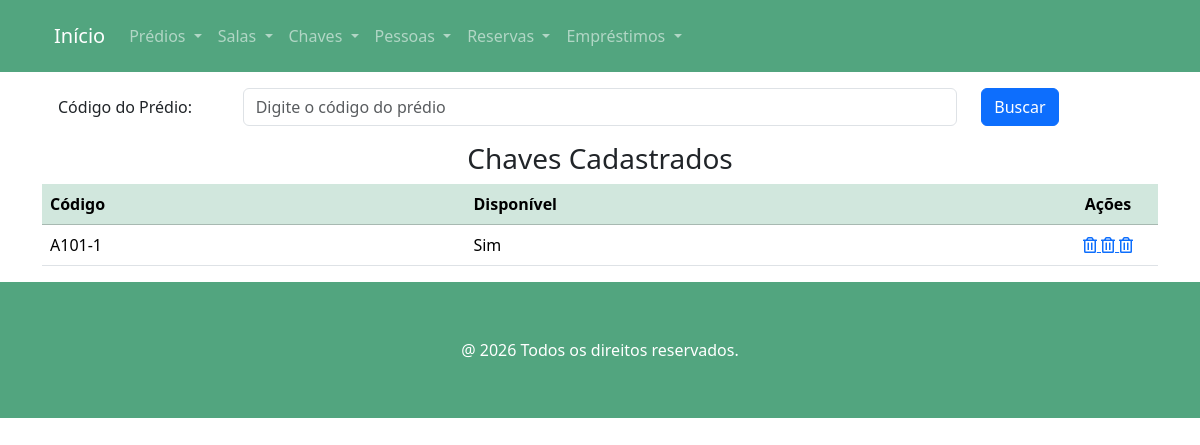
The app's page /chaves, older data.
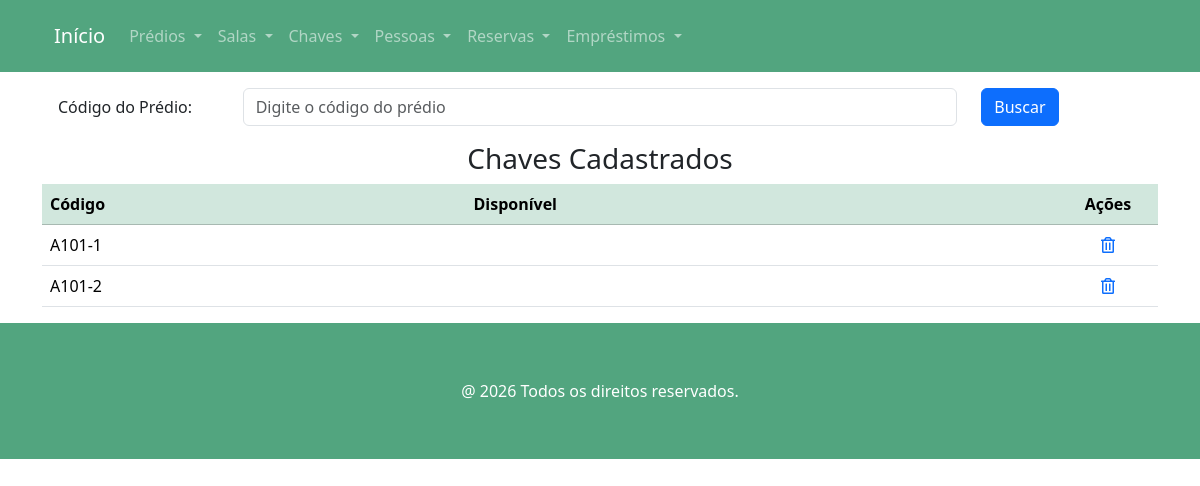
The same page, newer data.
### chave/models.py (models this page shows, shortened)
class Chave(models.Model):
    codigo = models.CharField(max_length=9, unique=True)
    numero = models.CharField("Número", max_length=3, help_text="Número da Chave", validators=[RegexValidator(regex=r'\b[0-9]{2}\b',)])
    disponivel = models.BooleanField("Disponivel", default=True)
    class Meta:
        verbose_name = "Chave"
        verbose_name_plural = "Chaves"

### chave/views.py (the view)
# urls.py: path('chaves', ChaveView.as_view(), name='chaves'),
class ChaveView(ListView):
    model = Chave
    template_name = 'chaves.html'
    def get_queryset(self):
        buscar = self.request.GET.get('buscar')
        qs = super(ChaveView, self).get_queryset()
        if buscar:
            return qs.filter(codigo__icontains=buscar)
        if qs.count() == 0:
            return messages.info(self.request,'Não existem chaves cadastrados!')
        else:
            return qs

### chave/templates/chaves.html
{%  extends 'main.html' %}
{% load django_bootstrap5 %}
{% load static %}
{% block content %}
<section class="section">
        <div class="container">
            <form action="" method="GET">
                <div class="form-group row p-3">
                    <label class="col-sm-2 col-form-label">Código do Prédio: </label>
                    <div class="col-sm-8">
                        <input class="form-control" type="text" name="buscar" value="{{ request.GET.buscar }}"
                               placeholder="Digite o código do prédio">
                    </div>
                    <div class="col-sm-2">
                        <button type="submit" class="btn btn-primary">
                            Buscar
                        </button>
                    </div>
                </div>
            </form>
        {% if object_list %}
                <div class="card-body">
                    <h3 class="text-center">Chaves Cadastrados</h3>
                    <div class="table-responsive">
                        <table class="table table-hover">
                            <thead class="table-success">
                                <th>Código</th>
                                <th>Disponível</th>
                                <th style="width: 100px; text-align: center">Ações</th>
                            </thead>
                            <tbody>
                            {% for chave in object_list %}
                                    <tr>
                                        <td>{{ chave.codigo }}</td>
                                        <td>
                                            {% if chave.disponivel %}
                                                Sim
                                            {% endif %}
                                        </td>
                                        <td style="text-align: center">
                                            <a href="{% url 'chave_apagar' chave.pk %}">
                                                <span class="icon">
                                                    <i class="far fa-trash-alt"></i>
                                                </span>
                                            </a>
                                            {% if chave.disponivel %}
                                            <a href="{% url 'emprestimo_adicionar' chave.pk %}">
                                                <span class="icon">
                                                    <i class="far fa-trash-alt"></i>
                                                </span>
                                            </a>
                                            <a href="{% url 'reserva_adicionar' chave.pk %}">
                                                <span class="icon">
                                                    <i class="far fa-trash-alt"></i>
                                                </span>
                                            </a>
                                            {% endif %}
                                        </td>
                                    </tr>
                            {% endfor %}
                            </tbody>
                        </table>
                    </div>
                </div>
        {% endif %}
        </div>
    </section>
{% endblock %}

Row changes from the older to the newer data that the page shows:
changed Chave (number 1 of 2 on the later page): no longer shows "Sim"
added Chave: codigo "A101-2"
